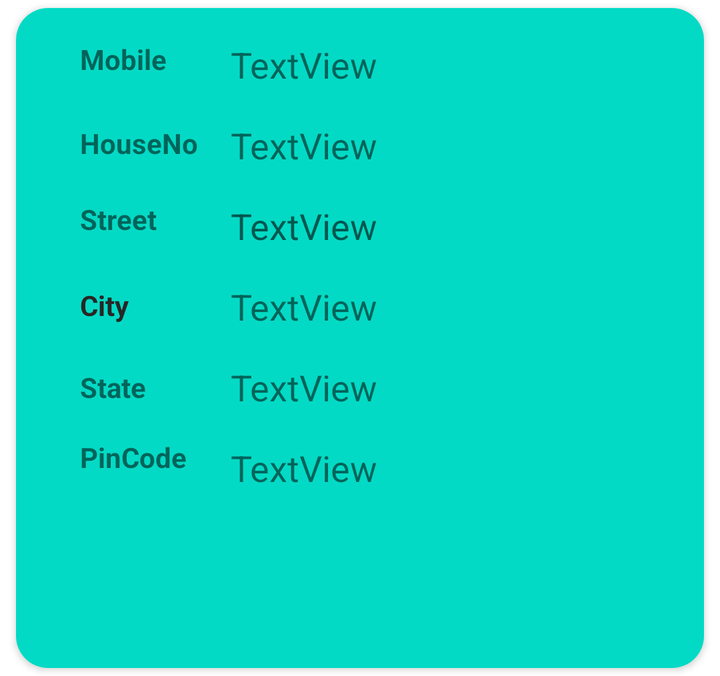
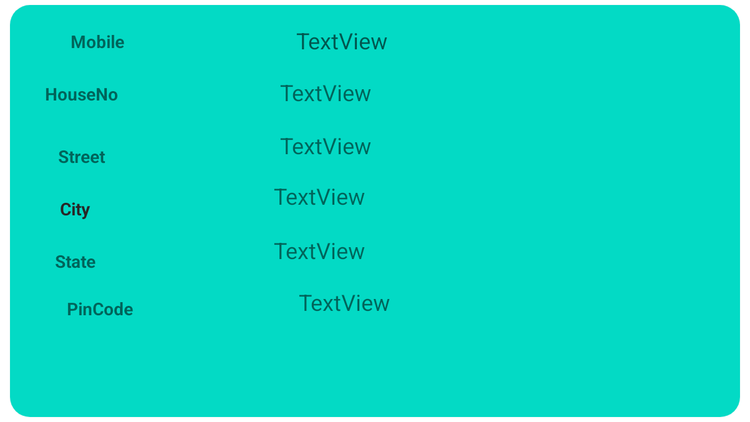

One screen, two layout resources from the same app: the default and the repository's alternative for another configuration. Each is rendered where Android would select it; the XML of both is given below.
<!-- AndroidManifest.xml: application theme Theme.BookStore -->
<!-- res/layout/address_pick.xml -->
<?xml version="1.0" encoding="utf-8"?>
<androidx.constraintlayout.widget.ConstraintLayout xmlns:android="http://schemas.android.com/apk/res/android"
    xmlns:app="http://schemas.android.com/apk/res-auto"
    xmlns:tools="http://schemas.android.com/tools"
    android:layout_width="match_parent"
    android:layout_height="wrap_content">


    <androidx.cardview.widget.CardView
        android:layout_width="0dp"
        android:layout_height="wrap_content"
        android:layout_marginStart="8dp"
        android:layout_marginTop="4dp"
        android:layout_marginEnd="8dp"
        android:layout_marginBottom="4dp"
        android:background="@color/black"
        android:elevation="16dp"
        app:cardCornerRadius="16dp"
        app:layout_constraintBottom_toBottomOf="parent"
        app:layout_constraintEnd_toEndOf="parent"
        app:layout_constraintStart_toStartOf="parent"
        app:layout_constraintTop_toTopOf="parent">

        <androidx.constraintlayout.widget.ConstraintLayout
            android:layout_width="match_parent"
            android:layout_height="330dp"
            android:background="@color/teal_200">


            <TextView
                android:id="@+id/mobile_pick"
                android:layout_width="wrap_content"
                android:layout_height="wrap_content"
                android:layout_marginTop="16dp"
                android:hint="TextView"
                android:singleLine="true"
                android:textSize="18sp"
                app:layout_constraintStart_toStartOf="@+id/Street_pick"
                app:layout_constraintTop_toBottomOf="@+id/Street_pick" />

            <TextView
                android:id="@+id/house_pick"
                android:layout_width="wrap_content"
                android:layout_height="wrap_content"
                android:layout_marginStart="32dp"
                android:singleLine="true"
                android:text="TextView"
                android:textSize="18sp"
                app:layout_constraintStart_toEndOf="@+id/textView12"
                app:layout_constraintTop_toTopOf="@+id/textView12" />

            <TextView
                android:id="@+id/Street_pick"
                android:layout_width="wrap_content"
                android:layout_height="wrap_content"
                android:layout_marginTop="16dp"
                android:text="TextView"
                android:textSize="18sp"
                app:layout_constraintStart_toStartOf="@+id/house_pick"
                app:layout_constraintTop_toBottomOf="@+id/house_pick" />

            <TextView
                android:id="@+id/city_pick"
                android:layout_width="wrap_content"
                android:layout_height="wrap_content"
                android:layout_marginTop="16dp"
                android:text="TextView"
                android:textSize="18sp"
                app:layout_constraintStart_toStartOf="@+id/mobile_pick"
                app:layout_constraintTop_toBottomOf="@+id/mobile_pick" />

            <TextView
                android:id="@+id/state_pick"
                android:layout_width="wrap_content"
                android:layout_height="wrap_content"
                android:layout_marginTop="16dp"
                android:text="TextView"
                android:textSize="18sp"
                app:layout_constraintStart_toStartOf="@+id/city_pick"
                app:layout_constraintTop_toBottomOf="@+id/city_pick" />

            <TextView
                android:id="@+id/pin_pick"
                android:layout_width="wrap_content"
                android:layout_height="wrap_content"
                android:layout_marginTop="16dp"
                android:text="TextView"
                android:textSize="18sp"
                app:layout_constraintStart_toStartOf="@+id/state_pick"
                app:layout_constraintTop_toBottomOf="@+id/state_pick" />

            <TextView
                android:id="@+id/textView12"
                android:layout_width="wrap_content"
                android:layout_height="26dp"
                android:layout_marginStart="32dp"
                android:layout_marginTop="16dp"
                android:ellipsize="end"
                android:text="Mobile"
                android:textStyle="bold"
                app:layout_constraintStart_toStartOf="parent"
                app:layout_constraintTop_toTopOf="parent" />

            <TextView
                android:id="@+id/textView13"
                android:layout_width="wrap_content"
                android:layout_height="22dp"
                android:layout_marginStart="32dp"
                android:layout_marginTop="16dp"
                android:text="HouseNo"
                android:textStyle="bold"
                app:layout_constraintStart_toStartOf="parent"
                app:layout_constraintTop_toBottomOf="@+id/textView12" />

            <TextView
                android:id="@+id/textView14"
                android:layout_width="0dp"
                android:layout_height="27dp"
                android:layout_marginStart="32dp"
                android:layout_marginTop="16dp"
                android:text="Street"
                android:textStyle="bold"
                app:layout_constraintStart_toStartOf="parent"
                app:layout_constraintTop_toBottomOf="@+id/textView13" />

            <TextView
                android:id="@+id/textView15"
                android:layout_width="0dp"
                android:layout_height="25dp"
                android:layout_marginStart="32dp"
                android:layout_marginTop="16dp"
                android:text="City"
                android:textColor="#292626"
                android:textColorHighlight="#201E1E"
                android:textStyle="bold"
                app:layout_constraintStart_toStartOf="parent"
                app:layout_constraintTop_toBottomOf="@+id/textView14" />

            <TextView
                android:id="@+id/textView16"
                android:layout_width="0dp"
                android:layout_height="wrap_content"
                android:layout_marginStart="32dp"
                android:layout_marginTop="16dp"
                android:text="State"
                android:textStyle="bold"
                app:layout_constraintStart_toStartOf="parent"
                app:layout_constraintTop_toBottomOf="@+id/textView15" />

            <TextView
                android:id="@+id/textView17"
                android:layout_width="wrap_content"
                android:layout_height="wrap_content"
                android:layout_marginStart="32dp"
                android:layout_marginTop="16dp"
                android:ellipsize="end"
                android:text="PinCode"
                android:textStyle="bold"
                app:layout_constraintStart_toStartOf="parent"
                app:layout_constraintTop_toBottomOf="@+id/textView16" />

        </androidx.constraintlayout.widget.ConstraintLayout>
    </androidx.cardview.widget.CardView>
</androidx.constraintlayout.widget.ConstraintLayout>
<!-- resources referenced by this layout -->
<resources>
  <color name="black">#FF000000</color>
  <color name="teal_200">#FF03DAC5</color>
  <style name="Theme.BookStore" parent="Theme.MaterialComponents.DayNight.DarkActionBar">
          
          <item name="colorPrimary">@color/theme1</item>
  
          <item name="colorPrimaryVariant">@color/purple_700</item>
          <item name="colorOnPrimary">@color/white</item>
          
          <item name="colorSecondary">@color/teal_200</item>
          <item name="colorSecondaryVariant">@color/teal_700</item>
          <item name="colorOnSecondary">@color/black</item>
          
          <item name="android:statusBarColor" tools:targetApi="l">#074DF8</item>
          
      </style>
  <color name="purple_700">#FF3700B3</color>
  <color name="white">#FFFFFFFF</color>
  <color name="teal_700">#FF018786</color>
</resources>
<!-- res/layout-sw600dp/address_pick.xml (the repository's variant of the layout above) -->
<!-- drawn on a 7-inch tablet held upright -->
<?xml version="1.0" encoding="utf-8"?>
<androidx.constraintlayout.widget.ConstraintLayout xmlns:android="http://schemas.android.com/apk/res/android"
    xmlns:app="http://schemas.android.com/apk/res-auto"
    xmlns:tools="http://schemas.android.com/tools"
    android:layout_width="match_parent"
    android:layout_height="wrap_content">


    <androidx.cardview.widget.CardView
        android:layout_width="0dp"
        android:layout_height="wrap_content"
        android:layout_marginStart="8dp"
        android:layout_marginTop="4dp"
        android:layout_marginEnd="8dp"
        android:layout_marginBottom="4dp"
        android:background="@color/black"
        android:elevation="16dp"
        app:cardCornerRadius="16dp"
        app:layout_constraintBottom_toBottomOf="parent"
        app:layout_constraintEnd_toEndOf="parent"
        app:layout_constraintStart_toStartOf="parent"
        app:layout_constraintTop_toTopOf="parent">

        <androidx.constraintlayout.widget.ConstraintLayout
            android:layout_width="match_parent"
            android:layout_height="330dp"
            android:background="@color/teal_200">


            <TextView
                android:id="@+id/mobile_pick"
                android:layout_width="wrap_content"
                android:layout_height="wrap_content"
                android:layout_marginStart="58dp"
                android:layout_marginTop="16dp"
                android:layout_marginEnd="491dp"
                android:hint="TextView"
                android:textSize="18sp"
                app:layout_constraintEnd_toEndOf="parent"
                app:layout_constraintStart_toEndOf="@+id/textView12"
                app:layout_constraintTop_toTopOf="parent" />

            <TextView
                android:id="@+id/house_pick"
                android:layout_width="wrap_content"
                android:layout_height="wrap_content"
                android:layout_marginStart="58dp"
                android:layout_marginTop="17dp"
                android:layout_marginEnd="491dp"
                android:text="TextView"
                android:textSize="18sp"
                app:layout_constraintEnd_toEndOf="parent"
                app:layout_constraintStart_toEndOf="@+id/textView13"
                app:layout_constraintTop_toBottomOf="@+id/mobile_pick" />

            <TextView
                android:id="@+id/Street_pick"
                android:layout_width="wrap_content"
                android:layout_height="wrap_content"
                android:layout_marginStart="58dp"
                android:layout_marginTop="18dp"
                android:layout_marginEnd="491dp"
                android:text="TextView"
                android:textSize="18sp"
                app:layout_constraintEnd_toEndOf="parent"
                app:layout_constraintStart_toEndOf="@+id/textView14"
                app:layout_constraintTop_toBottomOf="@+id/house_pick" />

            <TextView
                android:id="@+id/city_pick"
                android:layout_width="wrap_content"
                android:layout_height="wrap_content"
                android:layout_marginStart="58dp"
                android:layout_marginTop="16dp"
                android:layout_marginEnd="491dp"
                android:text="TextView"
                android:textSize="18sp"
                app:layout_constraintEnd_toEndOf="parent"
                app:layout_constraintStart_toEndOf="@+id/textView15"
                app:layout_constraintTop_toBottomOf="@+id/Street_pick" />

            <TextView
                android:id="@+id/state_pick"
                android:layout_width="wrap_content"
                android:layout_height="wrap_content"
                android:layout_marginStart="58dp"
                android:layout_marginTop="19dp"
                android:layout_marginEnd="491dp"
                android:text="TextView"
                android:textSize="18sp"
                app:layout_constraintEnd_toEndOf="parent"
                app:layout_constraintStart_toEndOf="@+id/textView16"
                app:layout_constraintTop_toBottomOf="@+id/city_pick" />

            <TextView
                android:id="@+id/pin_pick"
                android:layout_width="114dp"
                android:layout_height="32dp"
                android:layout_marginStart="58dp"
                android:layout_marginTop="16dp"
                android:layout_marginEnd="440dp"
                android:layout_marginBottom="72dp"
                android:text="TextView"
                android:textSize="18sp"
                app:layout_constraintBottom_toBottomOf="parent"
                app:layout_constraintEnd_toEndOf="parent"
                app:layout_constraintStart_toEndOf="@+id/textView17"
                app:layout_constraintTop_toBottomOf="@+id/state_pick" />

            <TextView
                android:id="@+id/textView12"
                android:layout_width="86dp"
                android:layout_height="26dp"
                android:layout_marginStart="236dp"
                android:layout_marginTop="16dp"
                android:layout_marginEnd="58dp"
                android:text="Mobile"
                android:gravity="center"
                android:textStyle="bold"
                app:layout_constraintEnd_toStartOf="@+id/mobile_pick"
                app:layout_constraintStart_toStartOf="parent"
                app:layout_constraintTop_toTopOf="parent" />

            <TextView
                android:id="@+id/textView13"
                android:layout_width="86dp"
                android:layout_height="26dp"
                android:layout_marginStart="210dp"
                android:layout_marginTop="16dp"
                android:layout_marginEnd="58dp"
                android:gravity="center"
                android:text="HouseNo"
                android:textStyle="bold"
                app:layout_constraintEnd_toStartOf="@+id/house_pick"
                app:layout_constraintStart_toStartOf="parent"
                app:layout_constraintTop_toBottomOf="@+id/textView12" />

            <TextView
                android:id="@+id/textView14"
                android:layout_width="86dp"
                android:layout_height="26dp"
                android:layout_marginStart="210dp"
                android:layout_marginTop="24dp"
                android:layout_marginEnd="58dp"
                android:gravity="center"
                android:text="Street"
                android:textStyle="bold"
                app:layout_constraintEnd_toStartOf="@+id/Street_pick"
                app:layout_constraintStart_toStartOf="parent"
                app:layout_constraintTop_toBottomOf="@+id/textView13" />

            <TextView
                android:id="@+id/textView15"
                android:layout_width="86dp"
                android:layout_height="26dp"
                android:layout_marginStart="200dp"
                android:layout_marginTop="16dp"
                android:layout_marginEnd="58dp"
                android:gravity="center"
                android:text="City"
                android:textColor="#292626"
                android:textColorHighlight="#201E1E"
                android:textStyle="bold"
                app:layout_constraintEnd_toStartOf="@+id/city_pick"
                app:layout_constraintStart_toStartOf="parent"
                app:layout_constraintTop_toBottomOf="@+id/textView14" />

            <TextView
                android:id="@+id/textView16"
                android:layout_width="86dp"
                android:layout_height="26dp"
                android:layout_marginStart="200dp"
                android:layout_marginTop="16dp"
                android:layout_marginEnd="58dp"
                android:gravity="center"
                android:text="State"
                android:textStyle="bold"
                app:layout_constraintEnd_toStartOf="@+id/state_pick"
                app:layout_constraintStart_toStartOf="parent"
                app:layout_constraintTop_toBottomOf="@+id/textView15" />

            <TextView
                android:id="@+id/textView17"
                android:layout_width="86dp"
                android:layout_height="26dp"
                android:layout_marginStart="230dp"
                android:layout_marginTop="16dp"
                android:layout_marginEnd="58dp"
                android:layout_marginBottom="78dp"
                android:gravity="center"
                android:text="PinCode"
                android:textStyle="bold"
                app:layout_constraintBottom_toBottomOf="parent"
                app:layout_constraintEnd_toStartOf="@+id/pin_pick"
                app:layout_constraintStart_toStartOf="parent"
                app:layout_constraintTop_toBottomOf="@+id/textView16" />

        </androidx.constraintlayout.widget.ConstraintLayout>
    </androidx.cardview.widget.CardView>
</androidx.constraintlayout.widget.ConstraintLayout>
